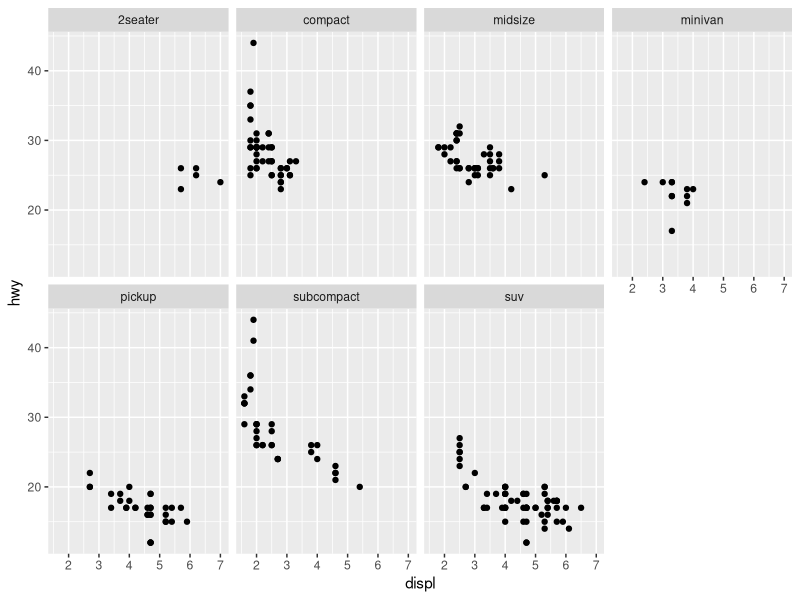
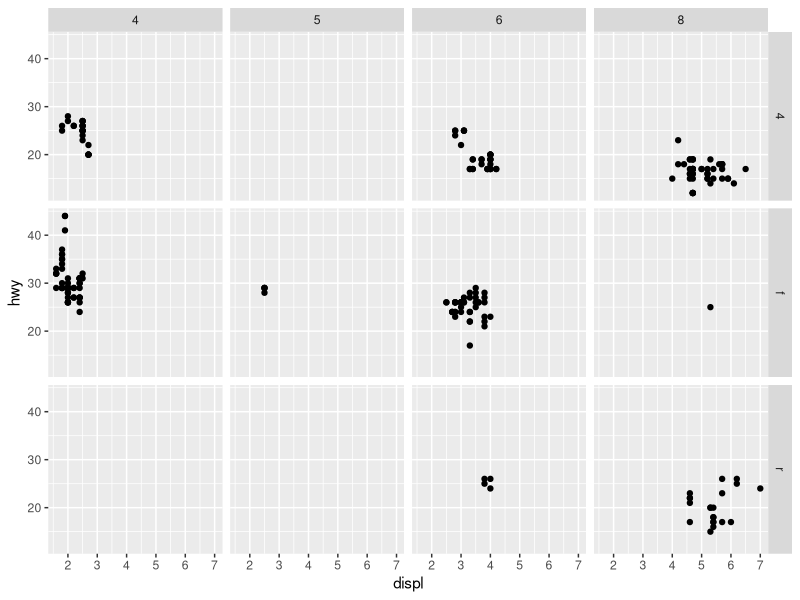
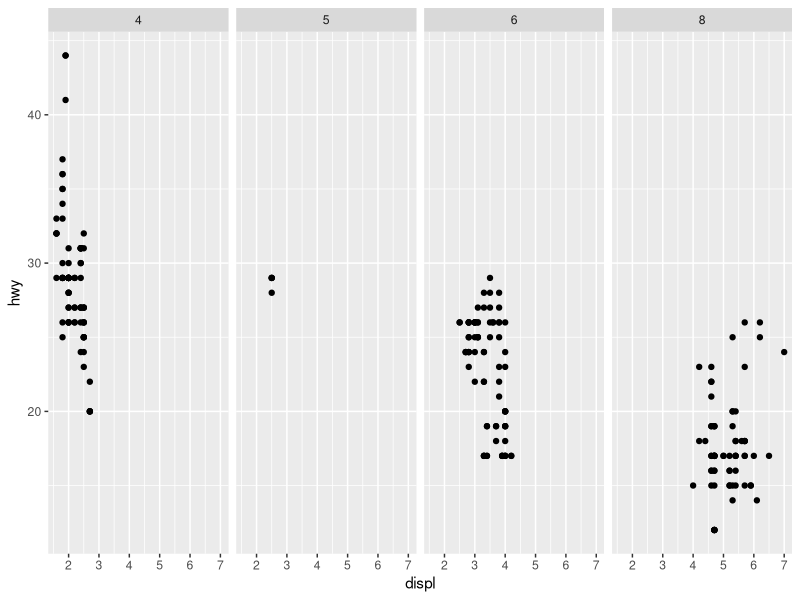
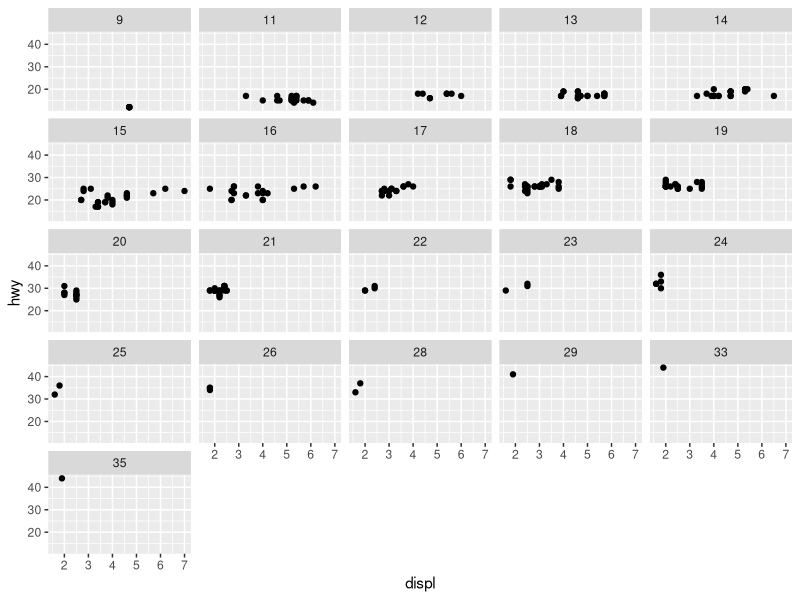
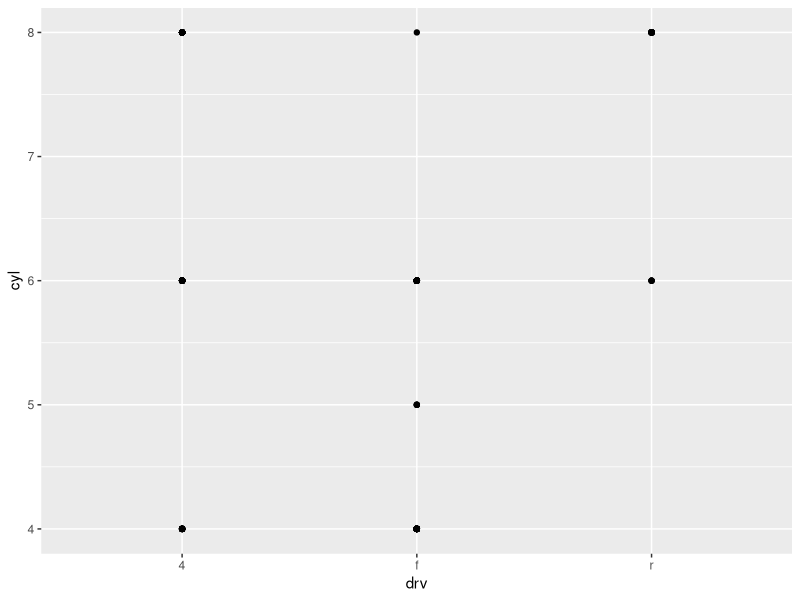
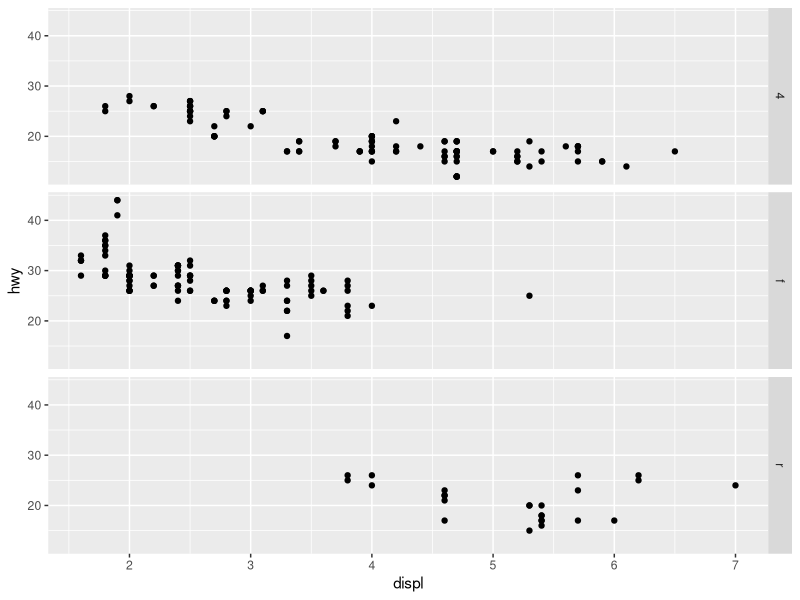
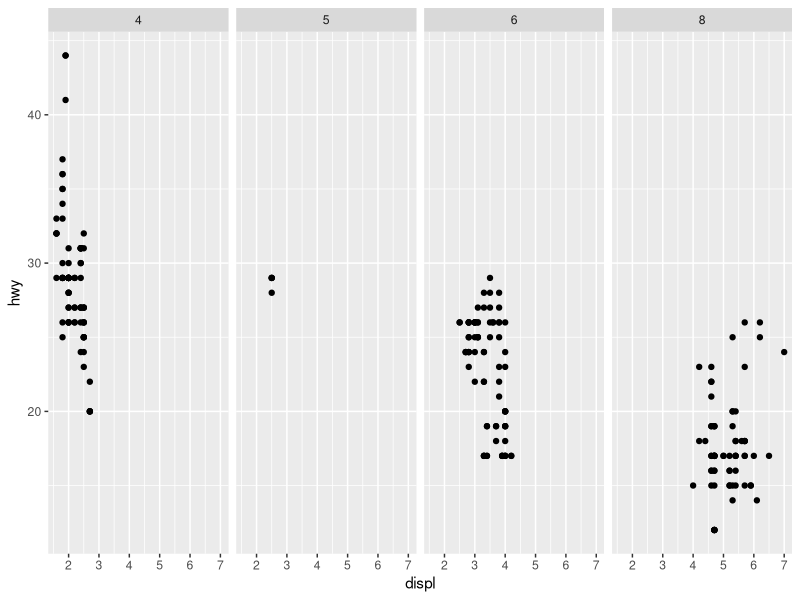
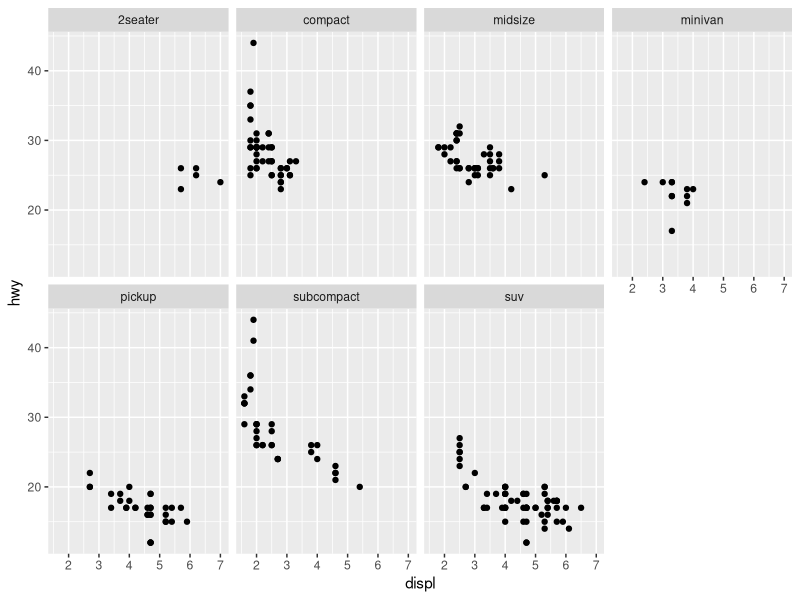

Recreate these plots in R, in order.
## ---- chunk 1
library(tidyverse)
## ---- chunk 2
ggplot(data = mpg) + 
  geom_point(mapping = aes(x = displ, y = hwy)) + 
  facet_wrap(~ class, nrow = 2)
## ---- chunk 3
ggplot(data = mpg) + 
  geom_point(mapping = aes(x = displ, y = hwy)) + 
  facet_grid(drv ~ cyl)
## ---- chunk 4
ggplot(data = mpg) + 
  geom_point(mapping = aes(x = displ, y = hwy)) + 
  facet_grid(.~ cyl)
## ---- chunk 5
ggplot(data = mpg) + 
  geom_point(mapping = aes(x = displ, y = hwy)) + 
  facet_wrap(~ cty)
## ---- chunk 6
ggplot(data = mpg) + 
  geom_point(mapping = aes(x = drv, y = cyl))
#drv and cyl are drive train and cylinder that does not exist in the data set. 
## ---- chunk 7
ggplot(data = mpg) + 
  geom_point(mapping = aes(x = displ, y = hwy)) +
  facet_grid(drv ~ .)

ggplot(data = mpg) + 
  geom_point(mapping = aes(x = displ, y = hwy)) +
  facet_grid(. ~ cyl)
# the dots make sure that the graph only has a single axis variable that will be used for for all the plots. 
## ---- chunk 8
ggplot(data = mpg) + 
  geom_point(mapping = aes(x = displ, y = hwy)) + 
  facet_wrap(~ class, nrow = 2)
#In this case we are trying to figure out how one variable contributes to the divergence of that cluster. Too many colors can be confusing. Faceting makes the data clearer. 
